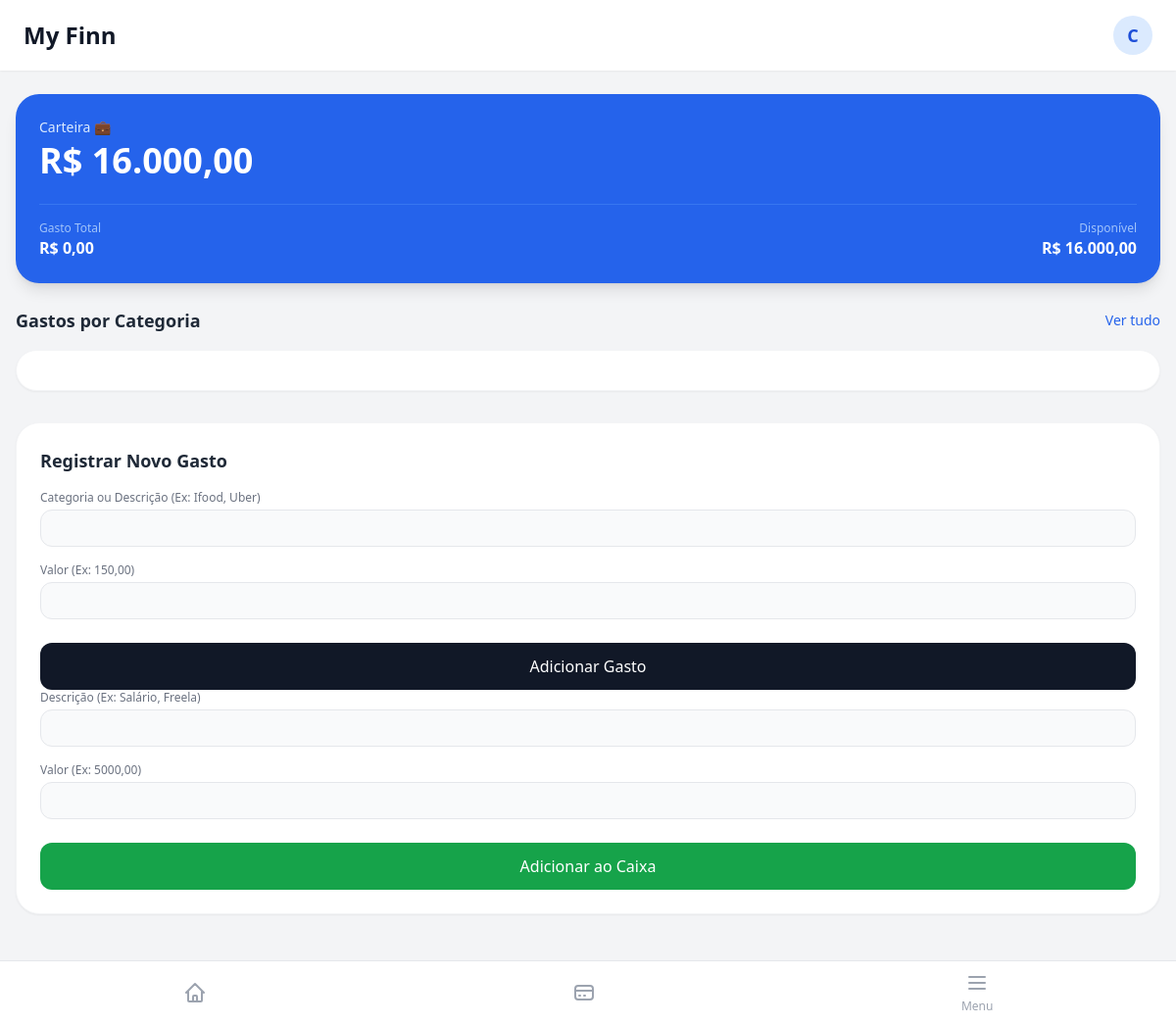
Before: / with the older database file.
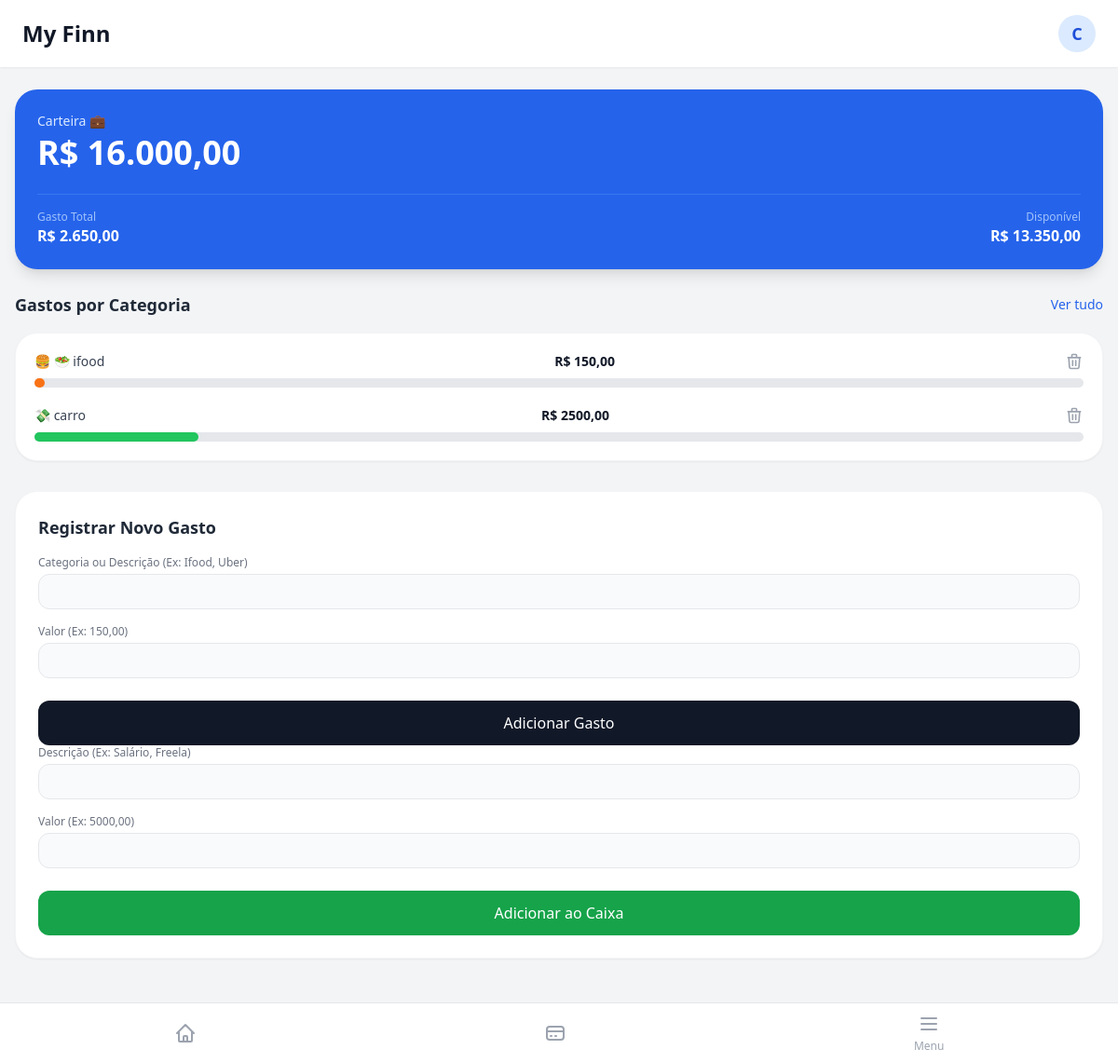
After: the same page with the newer database file.
### app.py (models this page shows)
class Gasto(db.Model):
    id = db.Column(db.Integer, primary_key=True)
    categoria = db.Column(db.String(50), nullable=False) # Ex: Alimentação, Transporte, Lazer,....
    icone =  db.Column(db.String(10), nullable=False) # Ex: 🍔, 🍿, 🚗,.....
    valor = db.Column(db.String(20), nullable=False) # Ex: 1.200,00 ....
    cor_barra = db.Column(db.String(50), nullable=False) # Ex: bg-orange-500
    largura = db.Column(db.String(20), nullable=False) # Ex: w-3/5

### app.py (the view)
@app.route('/')
def inicio():
    gastos_do_banco = Gasto.query.all()
    receitas_do_banco = Receita.query.all()
    carteira_float = 0.0
    for receita in receitas_do_banco:
        valor_limpo = receita.valor.replace('.', '').replace(',', '.')
        carteira_float += float(valor_limpo)
    carteira_formatada = f"{carteira_float:,.2f}".replace(',', 'X').replace('.', ',').replace ('X', '.')
    total_gasto = 0.0
    for gasto in gastos_do_banco:
        valor_limpo = gasto.valor.replace('.', '').replace(',', '.')
        total_gasto += float(valor_limpo)
        if carteira_float > 0:
            porcentagem = (float(valor_limpo) / carteira_float) * 100
            gasto.largura_dinamica = min(porcentagem, 100.0)
        else:
            gasto.largura_dinamica = 0.0
    gasto_formatado = f"{total_gasto:,.2f}".replace(",", "X").replace(".", ",").replace("X", ".")
    balanco_float = carteira_float - total_gasto
    balanco_formatado = f"{balanco_float:,.2f}".replace(",", "X").replace(".", ",").replace("X", ".")
    return render_template('visao_geral.html',
                            saldo_tela=carteira_formatada,
                            gasto_tela=gasto_formatado,
                            balanco_tela=balanco_formatado,
                            meus_gastos_categoria=gastos_do_banco)

### templates/visao_geral.html (shortened to what the changed rows need)
{% extends 'base.html' %}
{% block content %}
<div class="flex flex-col gap-6">
    <section class="bg-blue-600 rounded-3xl p-6 text-white shadow-lg mt-2">
        <h1 class="text-4xl font-bold mb-6">R$ {{ saldo_tela }} </h1>
        <div class="flex justify-between items-center mt-6 pt-4 border-t border-blue-400/30">
            <div>
                <p class="text-xs text-blue-200/80 font-medium">Gasto Total</p>
                <p class="text-base font-bold text-white">R$ {{ gasto_tela }}</p>
            </div>
            <div class="text-right">
                <p class="text-xs text-blue-200/80 font-medium">Disponível</p>
                <p class="text-base font-bold text-white">R$ {{ balanco_tela }}</p>
            </div>
        </div>
    </section>
    <section>
        <div class="flex justify-between items-center mb-4">
            <h3 class="text-lg font-bold text-gray-800">Gastos por Categoria</h3>
            <a href="#" class="text-sm text-blue-600 font-medium hover:underline">Ver tudo</a>
        </div>
        <div class="bg-white rounded-3xl p-5 shadow-sm border border-gray-100 flex flex-col gap-5">
            {% for gasto in meus_gastos_categoria %}
            <div>
                <div class="flex justify-between text-sm mb-2">
                    <span class="font-medium text-gray-700">{{ gasto.icone }} {{ gasto.categoria }}</span>
                    <span class="font-bold text-gray-900">R$ {{ gasto.valor }}</span>
                    <a href="/deletar_gasto/{{ gasto.id }}"
                        class="text-gray-400 hover:text-red-500 transition-colors cursor-pointer"
                        title="Excluir este gasto"><svg xmlns="http://www.w3.org/2000/svg" class="h-5 w-5" fill="none" viewBox="0 0 24 24" stroke="currentColor" stroke-width="2"><path stroke-linecap="round" stroke-linejoin="round" d="M19 7l-.867 12.142A2 2 0 0116.138 21H7.862a2 2 0 01-1.995-1.858L5 7m5 4v6m4-6v6m1-10V4a1 1 0 00-1-1h-4a1 1 0 00-1 1v3M4 7h16" /></svg>
                    </a>
                </div>
                <div class="w-full bg-gray-200 rounded-full h-2.5">
                    <div class="{{ gasto.cor_barra }} h-2.5 rounded-full" style="width: {{ gasto.largura_dinamica }}%"></div>
                </div>
            </div>
            {% endfor %}
        </div>
    </section>
</div>
{% endblock %}

Changed rows visible on the page:
added Gasto: icone "🍔 🥗", categoria "ifood", valor "150,00"
added Gasto: icone "💸", categoria "carro", valor "2500,00"
Other visible differences:
{{ gasto_tela }}: "0,00" → "2.650,00"
{{ balanco_tela }}: "16.000,00" → "13.350,00"
